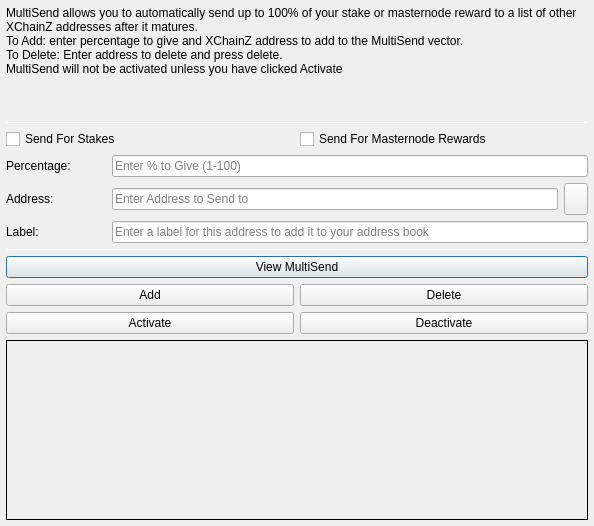
<?xml version="1.0" encoding="UTF-8"?>
<ui version="4.0">
 <class>MultiSendDialog</class>
 <widget class="QDialog" name="MultiSendDialog">
  <property name="windowModality">
   <enum>Qt::NonModal</enum>
  </property>
  <property name="geometry">
   <rect>
    <x>0</x>
    <y>0</y>
    <width>594</width>
    <height>526</height>
   </rect>
  </property>
  <property name="windowTitle">
   <string>MultiSend</string>
  </property>
  <layout class="QVBoxLayout" name="verticalLayout" stretch="0">
   <property name="margin">
    <number>6</number>
   </property>
   <item>
    <layout class="QVBoxLayout" name="verticalLayout_Main" stretch="1,1,1,0,1,1,1">
     <item>
      <widget class="QLabel" name="label_2">
       <property name="lineWidth">
        <number>1</number>
       </property>
       <property name="text">
        <string>MultiSend allows you to automatically send up to 100% of your stake or masternode reward to a list of other XChainZ addresses after it matures.
To Add: enter percentage to give and XChainZ address to add to the MultiSend vector.
To Delete: Enter address to delete and press delete.
MultiSend will not be activated unless you have clicked Activate</string>
       </property>
       <property name="alignment">
        <set>Qt::AlignLeading|Qt::AlignLeft|Qt::AlignTop</set>
       </property>
       <property name="wordWrap">
        <bool>true</bool>
       </property>
      </widget>
     </item>
     <item>
      <widget class="Line" name="line">
       <property name="minimumSize">
        <size>
         <width>0</width>
         <height>1</height>
        </size>
       </property>
       <property name="maximumSize">
        <size>
         <width>16777215</width>
         <height>1</height>
        </size>
       </property>
       <property name="orientation">
        <enum>Qt::Horizontal</enum>
       </property>
      </widget>
     </item>
     <item>
      <layout class="QVBoxLayout" name="verticalLayout_Settings">
       <item>
        <layout class="QHBoxLayout" name="horizontalLayout">
         <item>
          <widget class="QCheckBox" name="multiSendStakeCheckBox">
           <property name="text">
            <string>Send For Stakes</string>
           </property>
          </widget>
         </item>
         <item>
          <widget class="QCheckBox" name="multiSendMasternodeCheckBox">
           <property name="text">
            <string>Send For Masternode Rewards</string>
           </property>
          </widget>
         </item>
        </layout>
       </item>
       <item>
        <layout class="QHBoxLayout" name="horizontalLayout_6">
         <item>
          <widget class="QLabel" name="label">
           <property name="minimumSize">
            <size>
             <width>100</width>
             <height>0</height>
            </size>
           </property>
           <property name="toolTip">
            <string>Percentage of stake to send</string>
           </property>
           <property name="text">
            <string>Percentage:</string>
           </property>
          </widget>
         </item>
         <item>
          <widget class="QLineEdit" name="multiSendPercentEdit">
           <property name="toolTip">
            <string>Enter whole numbers 1 - 100</string>
           </property>
           <property name="placeholderText">
            <string>Enter % to Give (1-100)</string>
           </property>
          </widget>
         </item>
        </layout>
       </item>
       <item>
        <layout class="QHBoxLayout" name="horizontalLayout_7">
         <item>
          <widget class="QLabel" name="label_5">
           <property name="minimumSize">
            <size>
             <width>100</width>
             <height>0</height>
            </size>
           </property>
           <property name="toolTip">
            <string>Address to send portion of stake to</string>
           </property>
           <property name="text">
            <string>Address:</string>
           </property>
          </widget>
         </item>
         <item>
          <widget class="QLineEdit" name="multiSendAddressEdit">
           <property name="toolTip">
            <string/>
           </property>
           <property name="placeholderText">
            <string>Enter Address to Send to</string>
           </property>
          </widget>
         </item>
         <item>
          <widget class="QToolButton" name="addressBookButton">
           <property name="maximumSize">
            <size>
             <width>16777215</width>
             <height>32</height>
            </size>
           </property>
           <property name="toolTip">
            <string>Choose an address from the address book</string>
           </property>
           <property name="text">
            <string/>
           </property>
           <property name="icon">
            <iconset resource="../xchainz.qrc">
             <normaloff>:/icons/address-book</normaloff>:/icons/address-book</iconset>
           </property>
           <property name="shortcut">
            <string>Alt+A</string>
           </property>
          </widget>
         </item>
        </layout>
       </item>
      </layout>
     </item>
     <item>
      <layout class="QHBoxLayout" name="horizontalLayout_3">
       <item>
        <widget class="QLabel" name="label_3">
         <property name="minimumSize">
          <size>
           <width>100</width>
           <height>0</height>
          </size>
         </property>
         <property name="text">
          <string>Label:</string>
         </property>
        </widget>
       </item>
       <item>
        <widget class="QLineEdit" name="labelAddressLabelEdit">
         <property name="placeholderText">
          <string>Enter a label for this address to add it to your address book</string>
         </property>
        </widget>
       </item>
      </layout>
     </item>
     <item>
      <widget class="Line" name="line_2">
       <property name="minimumSize">
        <size>
         <width>0</width>
         <height>1</height>
        </size>
       </property>
       <property name="maximumSize">
        <size>
         <width>16777215</width>
         <height>1</height>
        </size>
       </property>
       <property name="orientation">
        <enum>Qt::Horizontal</enum>
       </property>
      </widget>
     </item>
     <item>
      <layout class="QVBoxLayout" name="verticalLayout_Buttons">
       <item>
        <layout class="QHBoxLayout" name="horizontalLayout_4">
         <item>
          <widget class="QPushButton" name="viewButton">
           <property name="toolTip">
            <string/>
           </property>
           <property name="statusTip">
            <string>View MultiSend Vector</string>
           </property>
           <property name="text">
            <string>View MultiSend</string>
           </property>
          </widget>
         </item>
        </layout>
       </item>
       <item>
        <layout class="QHBoxLayout" name="horizontalLayout_2">
         <item>
          <widget class="QPushButton" name="addButton">
           <property name="toolTip">
            <string/>
           </property>
           <property name="statusTip">
            <string>Add to MultiSend Vector</string>
           </property>
           <property name="text">
            <string>Add</string>
           </property>
          </widget>
         </item>
         <item>
          <widget class="QPushButton" name="deleteButton">
           <property name="toolTip">
            <string/>
           </property>
           <property name="statusTip">
            <string>Delete Address From MultiSend Vector</string>
           </property>
           <property name="text">
            <string>Delete</string>
           </property>
          </widget>
         </item>
        </layout>
       </item>
       <item>
        <layout class="QHBoxLayout" name="horizontalLayout_5">
         <item>
          <widget class="QPushButton" name="activateButton">
           <property name="statusTip">
            <string>Activate MultiSend</string>
           </property>
           <property name="text">
            <string>Activate</string>
           </property>
          </widget>
         </item>
         <item>
          <widget class="QPushButton" name="disableButton">
           <property name="statusTip">
            <string>Deactivate MultiSend</string>
           </property>
           <property name="text">
            <string>Deactivate</string>
           </property>
          </widget>
         </item>
        </layout>
       </item>
      </layout>
     </item>
     <item>
      <widget class="QLabel" name="message">
       <property name="minimumSize">
        <size>
         <width>0</width>
         <height>180</height>
        </size>
       </property>
       <property name="frameShape">
        <enum>QFrame::Panel</enum>
       </property>
       <property name="frameShadow">
        <enum>QFrame::Plain</enum>
       </property>
       <property name="lineWidth">
        <number>1</number>
       </property>
       <property name="midLineWidth">
        <number>1</number>
       </property>
       <property name="text">
        <string/>
       </property>
       <property name="alignment">
        <set>Qt::AlignLeading|Qt::AlignLeft|Qt::AlignTop</set>
       </property>
       <property name="wordWrap">
        <bool>true</bool>
       </property>
      </widget>
     </item>
    </layout>
   </item>
  </layout>
 </widget>
 <resources>
  <include location="../xchainz.qrc"/>
 </resources>
 <connections/>
</ui>
